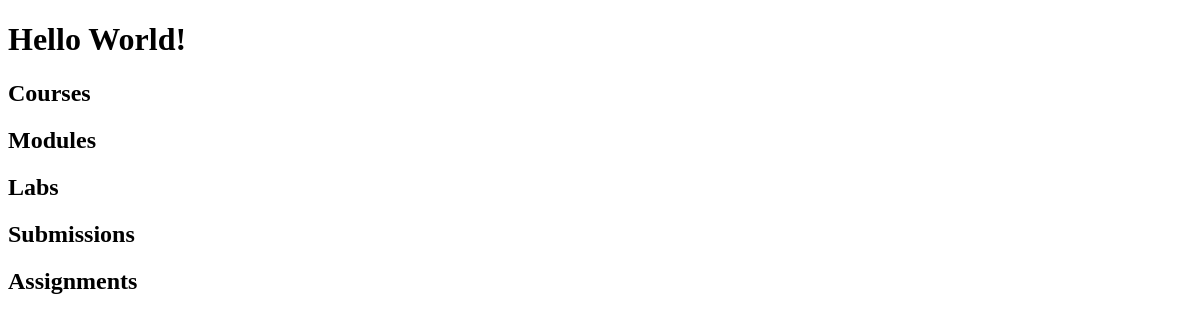
The app's page /, older data.
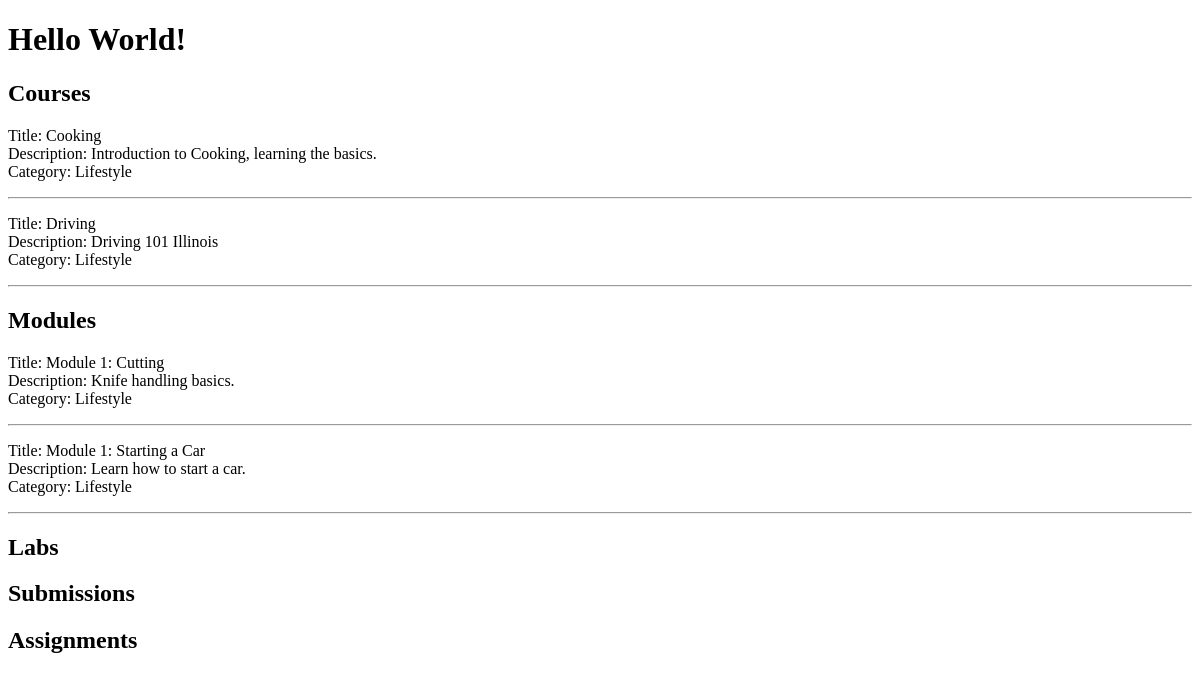
The same page, newer data.
### education/models.py (models this page shows)
class Course(models.Model):
    title = models.CharField(max_length=255, null=True, blank=True)
    description = models.TextField(null=True, blank=True)
    start_date = models.DateTimeField(null=True, blank=True)
    end_date = models.DateTimeField(null=True, blank=True)
    created_at = models.DateTimeField(null=True, blank=True)
    updated_at = models.DateTimeField(null=True, blank=True)
    duration = models.IntegerField(null=True, blank=True)
    image = models.ImageField(null=True, blank=True)
    category = models.CharField(max_length=255, null=True, blank=True)
    is_published = models.BooleanField(null=True, blank=True)
    this_prerequisites = models.ManyToManyField("self", null=True, blank=True)
    this_modules = models.ManyToManyField("Module", null=True, blank=True)

class Module(models.Model):
    title = models.CharField(max_length=255, null=True, blank=True)
    description = models.TextField(null=True, blank=True)
    duration = models.IntegerField(null=True, blank=True)
    image = models.ImageField(null=True, blank=True)
    category = models.CharField(max_length=255, null=True, blank=True)
    is_published = models.BooleanField(null=True, blank=True)
    this_course = models.ForeignKey(Course, on_delete=models.CASCADE, null=True, blank=True)
    order = models.IntegerField(null=True, blank=True)
    notes = models.TextField(null=True, blank=True)
    files = models.FileField(null=True, blank=True)
    this_labs = models.ManyToManyField("Lab", null=True, blank=True)

### education/views.py (the view)
# urls.py: path('', views.education, name='education'),
def education(request):
    myCourses = Course.objects.all().values()
    myModules = Module.objects.all().values()
    myLabs = Lab.objects.all().values()
    mySubmissions = Submission.objects.all().values()
    myAssignments = Assignment.objects.all().values()
    context = {
        'myCourses': myCourses,
        'myModules': myModules,
        'myLabs': myLabs,
        'mySubmissions': mySubmissions,
        'myAssignments': myAssignments
    }
    template = loader.get_template('main.html')
    return HttpResponse(template.render(context, request))

### education/templates/main.html (shortened to what this page needs)
<!DOCTYPE html>
<html>
<body>
    <h1>Hello World!</h1>
    <h2>Courses</h2>
    {% for course in myCourses %}
    <p>
      Title: {{ course.title }}<br/>
      Description: {{ course.description }}<br/>
      Category: {{ course.category }}<br/>
      <hr/>
      {% endfor %}
    </p>
    <h2>Modules</h2>
    {% for module in myModules %}
    <p>
      Title: {{ module.title }}<br/>
      Description: {{ module.description }}<br/>
      Category: {{ module.category }}<br/>
      <hr/>
      {% endfor %}
    </p>
    <h2>Labs</h2>
    </p>
    <h2>Submissions</h2>
    </p>
    <h2>Assignments</h2>
</body>
</html>

Row changes from the older to the newer data that the page shows:
added Course: title "Cooking", description "Introduction to Cooking, learning the basics.", category "Lifestyle"
added Course: title "Driving", description "Driving 101 Illinois", category "Lifestyle"
added Module: title "Module 1: Cutting", description "Knife handling basics.", category "Lifestyle"
added Module: title "Module 1: Starting a Car", description "Learn how to start a car.", category "Lifestyle"
